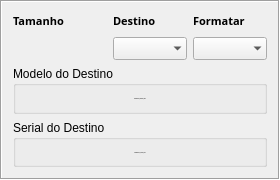
                 <widget class="QFrame" name="frame_target">
                  <property name="minimumSize">
                   <size>
                    <width>270</width>
                    <height>180</height>
                   </size>
                  </property>
                  <property name="maximumSize">
                   <size>
                    <width>10000</width>
                    <height>1000</height>
                   </size>
                  </property>
                  <property name="frameShape">
                   <enum>QFrame::Box</enum>
                  </property>
                  <property name="frameShadow">
                   <enum>QFrame::Sunken</enum>
                  </property>
                  <layout class="QGridLayout" name="gridLayout_16">
                   <item row="0" column="0">
                    <layout class="QHBoxLayout" name="horizontalLayout_7">
                     <item>
                      <layout class="QGridLayout" name="gridLayout_17">
                       <item row="1" column="2">
                        <widget class="QComboBox" name="comboBox_Target_bitwise">
                         <property name="minimumSize">
                          <size>
                           <width>74</width>
                           <height>23</height>
                          </size>
                         </property>
                         <property name="maximumSize">
                          <size>
                           <width>74</width>
                           <height>23</height>
                          </size>
                         </property>
                         <property name="styleSheet">
                          <string notr="true"/>
                         </property>
                         <property name="frame">
                          <bool>false</bool>
                         </property>
                        </widget>
                       </item>
                       <item row="0" column="2">
                        <widget class="QLabel" name="label_target_bw">
                         <property name="font">
                          <font>
                           <family>DroidSans</family>
                           <pointsize>8</pointsize>
                           <weight>75</weight>
                           <italic>false</italic>
                           <bold>true</bold>
                          </font>
                         </property>
                         <property name="styleSheet">
                          <string notr="true">font: bold 8pt &quot;DroidSans&quot;;</string>
                         </property>
                         <property name="text">
                          <string>Destino</string>
                         </property>
                         <property name="alignment">
                          <set>Qt::AlignLeading|Qt::AlignLeft|Qt::AlignTop</set>
                         </property>
                        </widget>
                       </item>
                       <item row="1" column="1">
                        <spacer name="horizontalSpacer_14">
                         <property name="orientation">
                          <enum>Qt::Horizontal</enum>
                         </property>
                         <property name="sizeHint" stdset="0">
                          <size>
                           <width>40</width>
                           <height>20</height>
                          </size>
                         </property>
                        </spacer>
                       </item>
                       <item row="0" column="0">
                        <widget class="QLabel" name="label_size_dst_title">
                         <property name="font">
                          <font>
                           <family>DroidSans</family>
                           <pointsize>8</pointsize>
                           <weight>75</weight>
                           <italic>false</italic>
                           <bold>true</bold>
                          </font>
                         </property>
                         <property name="styleSheet">
                          <string notr="true">font: bold 8pt &quot;DroidSans&quot;;</string>
                         </property>
                         <property name="text">
                          <string>Tamanho </string>
                         </property>
                         <property name="alignment">
                          <set>Qt::AlignLeading|Qt::AlignLeft|Qt::AlignTop</set>
                         </property>
                        </widget>
                       </item>
                       <item row="1" column="0">
                        <widget class="QLabel" name="label_size_dst">
                         <property name="text">
                          <string/>
                         </property>
                        </widget>
                       </item>
                       <item row="0" column="3">
                        <widget class="QLabel" name="label_format_bw">
                         <property name="font">
                          <font>
                           <family>DroidSans</family>
                           <pointsize>8</pointsize>
                           <weight>75</weight>
                           <italic>false</italic>
                           <bold>true</bold>
                          </font>
                         </property>
                         <property name="styleSheet">
                          <string notr="true">font: bold 8pt &quot;DroidSans&quot;;</string>
                         </property>
                         <property name="text">
                          <string>Formatar</string>
                         </property>
                         <property name="alignment">
                          <set>Qt::AlignLeading|Qt::AlignLeft|Qt::AlignTop</set>
                         </property>
                        </widget>
                       </item>
                       <item row="1" column="3">
                        <widget class="QComboBox" name="comboBox_target_format">
                         <property name="minimumSize">
                          <size>
                           <width>74</width>
                           <height>23</height>
                          </size>
                         </property>
                         <property name="maximumSize">
                          <size>
                           <width>74</width>
                           <height>23</height>
                          </size>
                         </property>
                         <property name="styleSheet">
                          <string notr="true"/>
                         </property>
                         <property name="frame">
                          <bool>false</bool>
                         </property>
                        </widget>
                       </item>
                      </layout>
                     </item>
                    </layout>
                   </item>
                   <item row="1" column="0">
                    <widget class="QGroupBox" name="groupBox_4">
                     <property name="minimumSize">
                      <size>
                       <width>230</width>
                       <height>0</height>
                      </size>
                     </property>
                     <property name="title">
                      <string>Modelo do Destino</string>
                     </property>
                     <layout class="QGridLayout" name="gridLayout_37">
                      <property name="leftMargin">
                       <number>2</number>
                      </property>
                      <property name="topMargin">
                       <number>2</number>
                      </property>
                      <property name="rightMargin">
                       <number>2</number>
                      </property>
                      <property name="bottomMargin">
                       <number>2</number>
                      </property>
                      <property name="spacing">
                       <number>2</number>
                      </property>
                      <item row="0" column="0">
                       <widget class="QPushButton" name="pushButton_model2_info">
                        <property name="sizePolicy">
                         <sizepolicy hsizetype="Maximum" vsizetype="Maximum">
                          <horstretch>0</horstretch>
                          <verstretch>0</verstretch>
                         </sizepolicy>
                        </property>
                        <property name="minimumSize">
                         <size>
                          <width>72</width>
                          <height>0</height>
                         </size>
                        </property>
                        <property name="maximumSize">
                         <size>
                          <width>1000</width>
                          <height>1000</height>
                         </size>
                        </property>
                        <property name="font">
                         <font>
                          <family>DroidSans</family>
                          <pointsize>-1</pointsize>
                          <weight>50</weight>
                          <italic>false</italic>
                          <bold>false</bold>
                         </font>
                        </property>
                        <property name="styleSheet">
                         <string notr="true">background-color: none;
</string>
                        </property>
                        <property name="text">
                         <string>pushButton_model2_info</string>
                        </property>
                        <property name="flat">
                         <bool>true</bool>
                        </property>
                       </widget>
                      </item>
                     </layout>
                    </widget>
                   </item>
                   <item row="2" column="0">
                    <widget class="QGroupBox" name="groupBox_5">
                     <property name="minimumSize">
                      <size>
                       <width>230</width>
                       <height>0</height>
                      </size>
                     </property>
                     <property name="title">
                      <string>Serial do Destino</string>
                     </property>
                     <layout class="QGridLayout" name="gridLayout_38">
                      <property name="leftMargin">
                       <number>2</number>
                      </property>
                      <property name="topMargin">
                       <number>2</number>
                      </property>
                      <property name="rightMargin">
                       <number>2</number>
                      </property>
                      <property name="bottomMargin">
                       <number>2</number>
                      </property>
                      <property name="spacing">
                       <number>2</number>
                      </property>
                      <item row="0" column="0">
                       <widget class="QPushButton" name="pushButton_serial2_info">
                        <property name="sizePolicy">
                         <sizepolicy hsizetype="Maximum" vsizetype="Maximum">
                          <horstretch>0</horstretch>
                          <verstretch>0</verstretch>
                         </sizepolicy>
                        </property>
                        <property name="minimumSize">
                         <size>
                          <width>72</width>
                          <height>0</height>
                         </size>
                        </property>
                        <property name="maximumSize">
                         <size>
                          <width>1000</width>
                          <height>1000</height>
                         </size>
                        </property>
                        <property name="font">
                         <font>
                          <family>DroidSans</family>
                          <pointsize>-1</pointsize>
                          <weight>50</weight>
                          <italic>false</italic>
                          <bold>false</bold>
                         </font>
                        </property>
                        <property name="styleSheet">
                         <string notr="true">background-color: none;
</string>
                        </property>
                        <property name="text">
                         <string>pushButton_serial2_info</string>
                        </property>
                        <property name="flat">
                         <bool>true</bool>
                        </property>
                       </widget>
                      </item>
                     </layout>
                    </widget>
                   </item>
                  </layout>
                 </widget>
